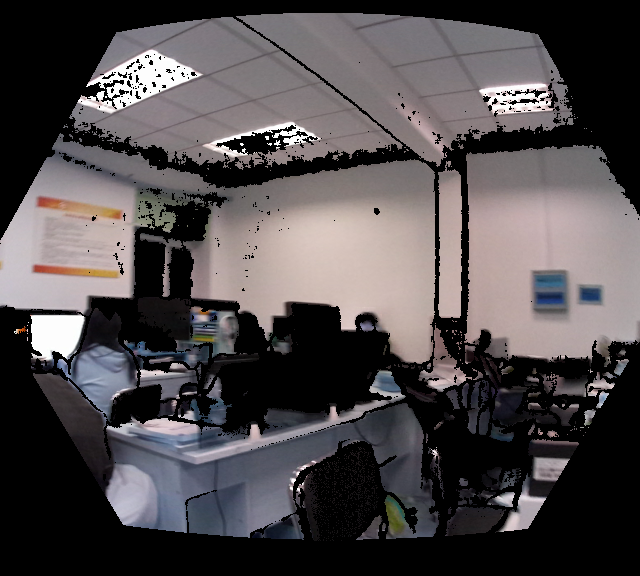
//> input picture image/azure_image_to_depth.png, 640 x 576 px
$ ./undistort_image   (built with g++ and OpenCV 4)
//> lines starting //> are read from the running program, lines starting //| are printed output that depends on the picture
//
// Created by hidongxi on 2023/2/21.
//

#include <opencv2/opencv.hpp>
#include <string>
#include <chrono>

using namespace std;

string image_file = "/home/xhd/视频/my_vslam/slambooks14-exercise/image/azure_image_to_depth.png";   // 请确保路径正确

int main(int argc, char **argv) {


    double k1 = 0.262383, k2 = -0.953104, k3 = 1.163314, p1 = -0.005358, p2 = 0.002628;
    double fx = 517.306408, fy = 516.469215, cx = 318.643040, cy = 255.313989;
    cv::Mat image = cv::imread(image_file,0);   // 图像是灰度图，CV_8UC1
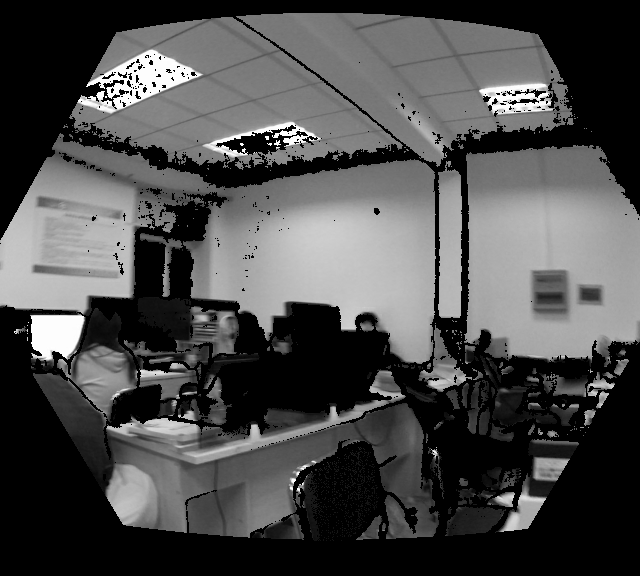
//> image: 576 rows x 640 cols, CV_8UC1; min 0, max 255, mean 75.8
    int rows = image.rows, cols = image.cols;
//> rows = 576; cols = 640
    cv::Mat image_undistort = cv::Mat(rows, cols, CV_8UC1);   // 去畸变以后的图
    // 获取起始时间点
    auto start = std::chrono::high_resolution_clock::now();
    // 计算去畸变后图像的内容
    for(int i = 0; i < 1; i++){
    for (int v = 0; v < rows; v++){
        for (int u = 0; u < cols; u++) {
            double u_distorted = 0, v_distorted = 0;
            // start your code here
            double x = (u - cx) / fx, y = (v - cy) / fy;
            double r = sqrt(x * x + y * y);

            u_distorted = x * (1 + k1*r*r + k2*r*r*r*r + k3*r*r*r*r*r*r) + 2 * p1 * x * y + p2*(r*r + 2*x*x);
            v_distorted = y * (1 + k1*r*r + k2*r*r*r*r + k3*r*r*r*r*r*r) + 2 * p2 * x * y + p1*(r*r + 2*y*y);

            u_distorted = fx * u_distorted + cx;
            v_distorted = fy * v_distorted + cy;
            // end your code here

            // 赋值 (最近邻插值)
            if (u_distorted >= 0 && v_distorted >= 0 && u_distorted < cols && v_distorted < rows) {
                image_undistort.at<uchar>(v, u) = image.at<uchar>((int) v_distorted, (int) u_distorted);
            } else {
                image_undistort.at<uchar>(v, u) = 0;
            }
        }
    }
    }
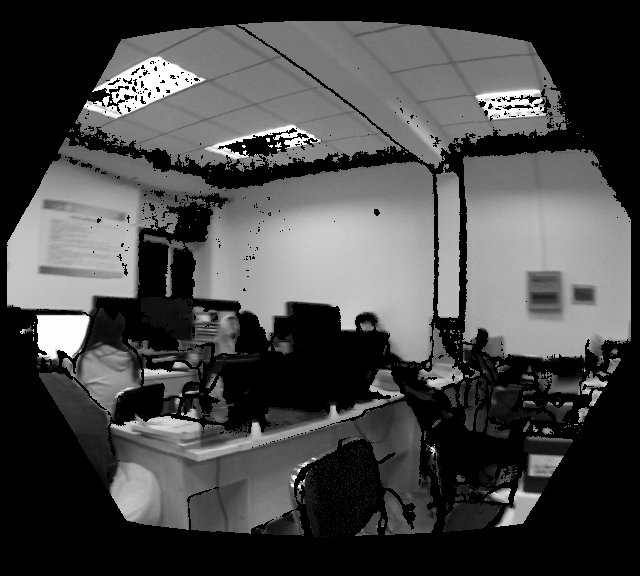
//> image_undistort: 576 rows x 640 cols, CV_8UC1; min 0, max 255, mean 72.2
    // 获取结束时间点
    auto end = std::chrono::high_resolution_clock::now();
    // 计算时间差，以微秒为单位
    auto duration = std::chrono::duration_cast<std::chrono::microseconds>(end - start);
    std::cout << "程序运行时间为 " << duration.count() / 1000 << " 毫秒" << std::endl;
    // 画图去畸变后图像
    cv::imshow("my image undistorted ", image_undistort);
    cv::waitKey(0);

    auto start2 = std::chrono::high_resolution_clock::now();
    //OpenCV去畸变函数的使用
    const cv::Mat K = ( cv::Mat_<double> ( 3,3 ) << 510.891164, 0.0, 331.589934, 0.0, 511.345583, 326.136787, 0.0, 0.0, 1.0 );
    const cv::Mat D = ( cv::Mat_<double> ( 5,1 ) << -0.352349, 0.166615, 0.000871,-0.000755, 0.0000007);

    // const string str = "/home/jiang/4_learn/WeChatCode/ImageUndistort/data/";
    const int nImage = 1;
    const int ImgWidth = image.cols;
//> ImgWidth = 640
    const int ImgHeight = image.rows;
//> ImgHeight = 576

    cv::Mat map1, map2;
    cv::Size imageSize(ImgWidth, ImgHeight);
//> imageSize = Size(640, 576)
    const double alpha = 0;

    //                                               内参, 畸变系数, 图像尺寸,比例因子,输出图像尺寸, 输出感兴趣区域设置;
    cv::Mat NewCameraMatrix = getOptimalNewCameraMatrix(K, D, imageSize, alpha, imageSize, 0);
    cv::initUndistortRectifyMap(K, D, cv::Mat(), NewCameraMatrix, imageSize, CV_16SC2, map1, map2);

    for(int i = 0; i < nImage; i++)
    {
        // string InputPath = str + to_string(i) + ".png";
        // cv::Mat RawImage = cv::imread(InputPath);
        // cv::imshow("RawImage", RawImage);
        cv::Mat UndistortImage;
        //           原图,  矫正后图,        内参,畸变参数,新相机内参;
        // cv::undistort(image, UndistortImage, K, D, K);

        // 注意:如果undistort函数中第五个参数放getOptimalNewCameraMatrix,alpha=1(全保留)的新相机内参的话,所有像素将会被保留.
        // cv::undistort(image, UndistortImage, K, D, K);

        cv::remap(image, UndistortImage, map1, map2, cv::INTER_LINEAR);
        cv::imshow("UndistortImage", UndistortImage);
        cv::waitKey(0);
        // string OutputPath = str + to_string(i) + "_un2" + ".png";
        // cv::imwrite(OutputPath, UndistortImage);
    }
//> this loop made 1 pass
//> pass 1, `cv::remap(image, UndistortImage, map1, map2, cv::INTER_LINEAR);`:
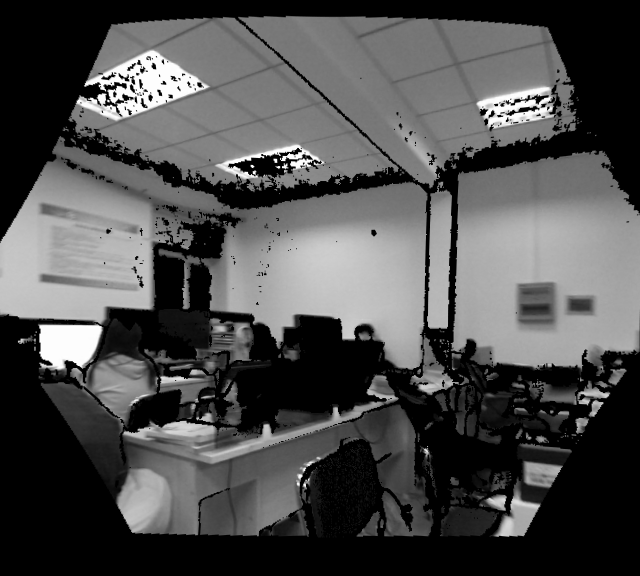
//> UndistortImage: 576 rows x 640 cols, CV_8UC1; min 0, max 255, mean 77.8
//> after the loop:
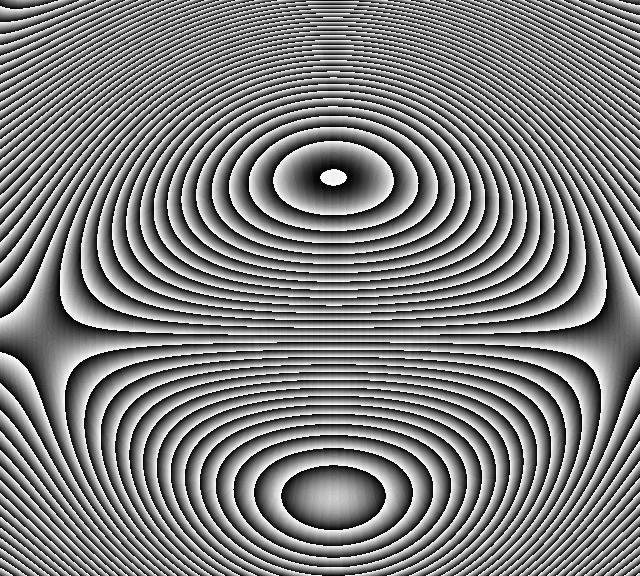
//> map2: 576 rows x 640 cols, CV_16UC1; min 0, max 1023, mean 509.1; drawn with min black and max white
    auto end2 = std::chrono::high_resolution_clock::now();
    auto duration2 = std::chrono::duration_cast<std::chrono::microseconds>(end2 - start2); // 计算时间差，以微秒为单位
    std::cout << "程序运行时间为 " << duration2.count() / 1000 << " 毫秒" << std::endl;

    return 0;
}

$ run again, with image/1.png copied over image/azure_image_to_depth.png
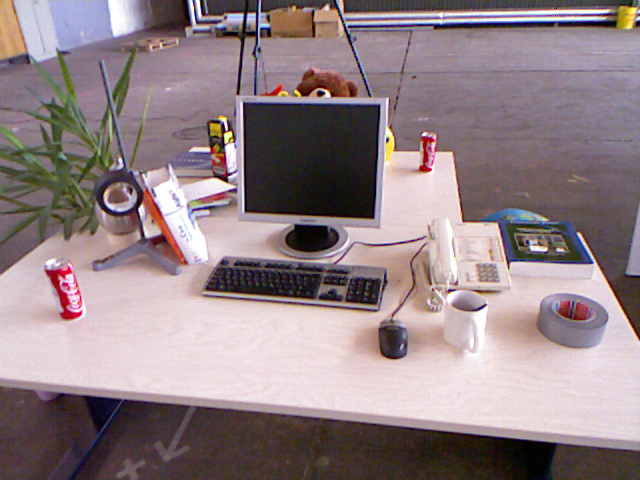
//> input picture image/1.png, 640 x 480 px
//> after the loop `for(int i = 0; i < 1; i++)`:
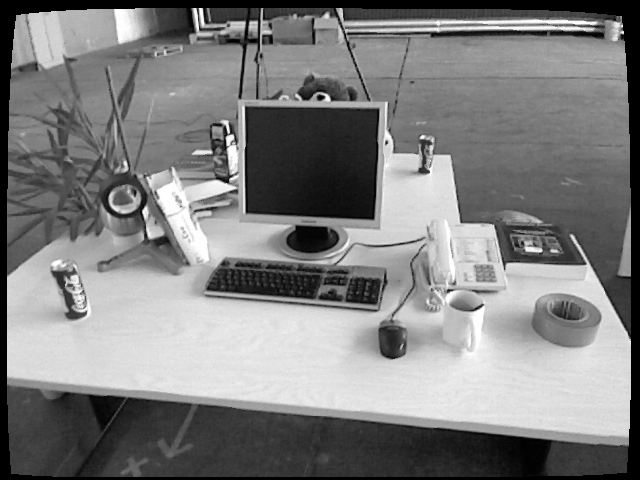
//> image_undistort: 480 rows x 640 cols, CV_8UC1; min 0, max 254, mean 127.2
//> after the loop `for(int i = 0; i < nImage; i++)`:
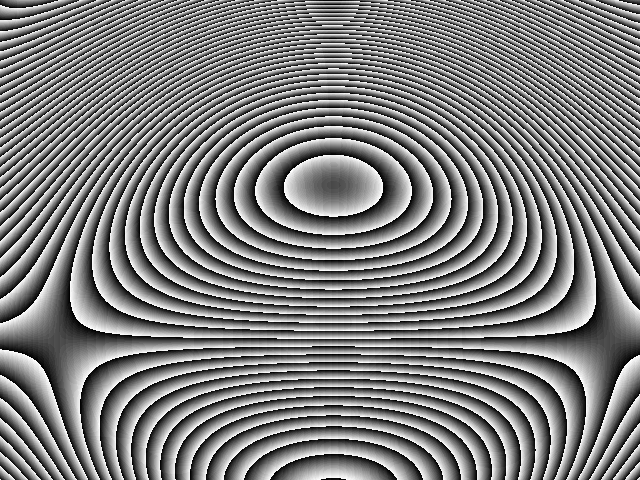
//> map2: 480 rows x 640 cols, CV_16UC1; min 0, max 1023, mean 510; drawn with min black and max white

$ run again, with image/1_depth.png copied over image/azure_image_to_depth.png
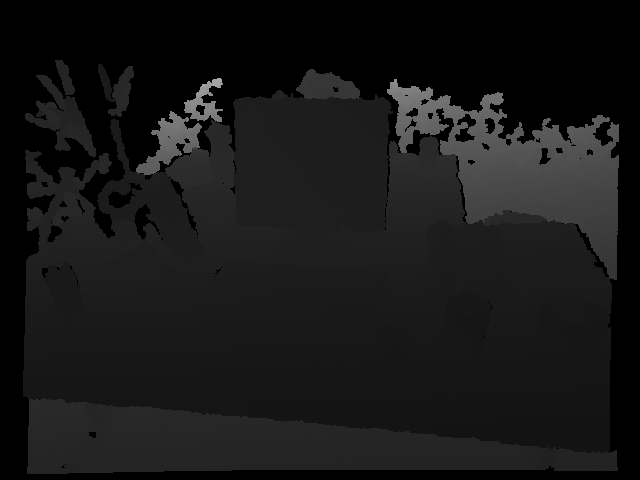
//> input picture image/1_depth.png, 640 x 480 px
//> image is the input picture: 480 rows x 640 cols, CV_8UC1; min 0, max 167, mean 23
//> after the loop `for(int i = 0; i < 1; i++)`:
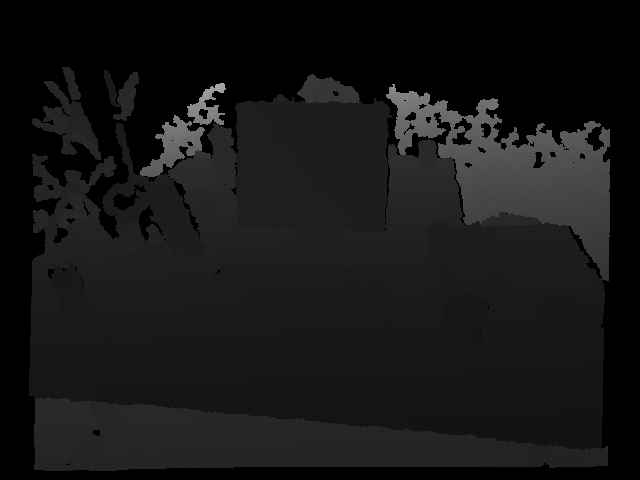
//> image_undistort: 480 rows x 640 cols, CV_8UC1; min 0, max 167, mean 21.9
//> after the loop `for(int i = 0; i < nImage; i++)`:
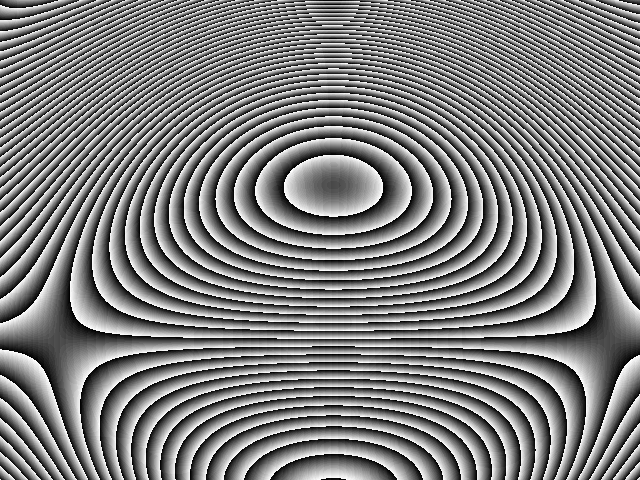
//> map2: 480 rows x 640 cols, CV_16UC1; min 0, max 1023, mean 510; drawn with min black and max white

$ run again, with image/2.png copied over image/azure_image_to_depth.png
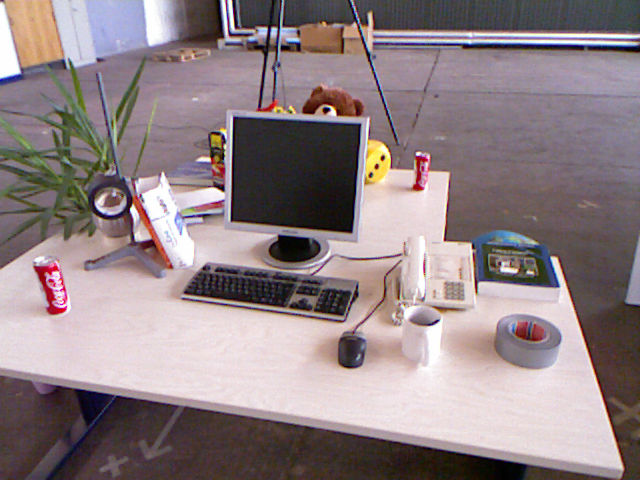
//> input picture image/2.png, 640 x 480 px
//> after the loop `for(int i = 0; i < 1; i++)`:
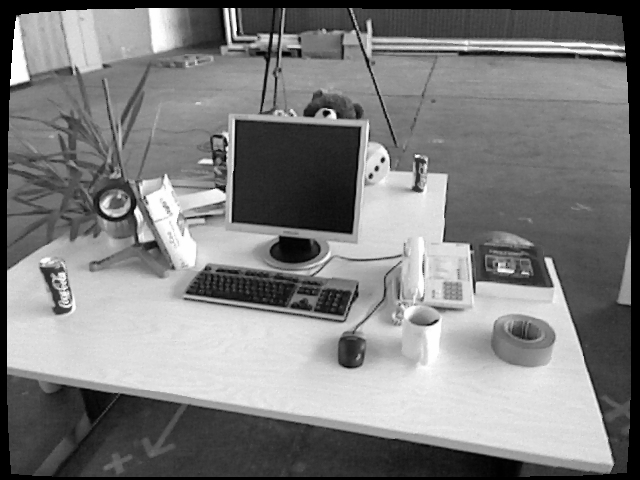
//> image_undistort: 480 rows x 640 cols, CV_8UC1; min 0, max 254, mean 126.7
//> after the loop `for(int i = 0; i < nImage; i++)`:
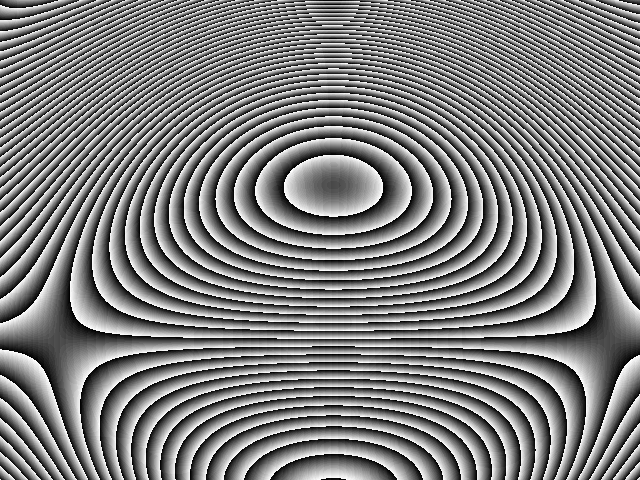
//> map2: 480 rows x 640 cols, CV_16UC1; min 0, max 1023, mean 510; drawn with min black and max white
